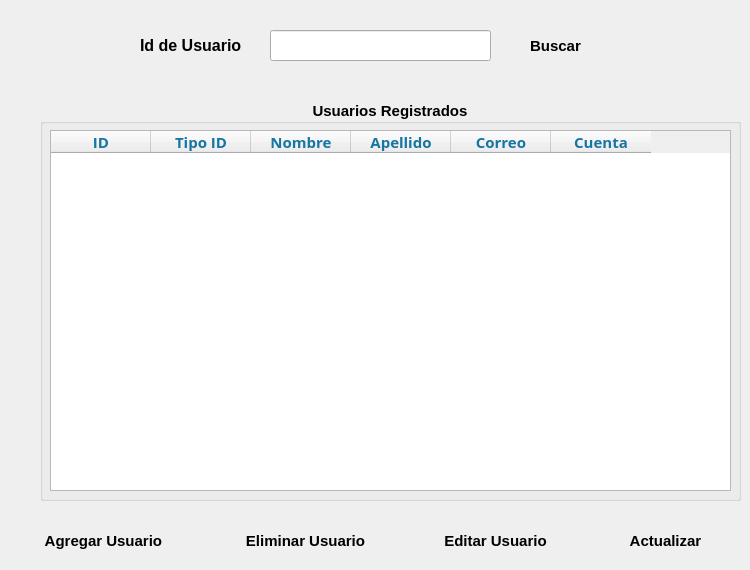
   <widget class="QWidget" name="pg_usuarios">
    <widget class="QPushButton" name="bt_refreshUsuario">
     <property name="geometry">
      <rect>
       <x>600</x>
       <y>520</y>
       <width>131</width>
       <height>41</height>
      </rect>
     </property>
     <property name="font">
      <font>
       <family>Nirmala UI</family>
       <pointsize>11</pointsize>
       <weight>75</weight>
       <bold>true</bold>
      </font>
     </property>
     <property name="cursor">
      <cursorShape>PointingHandCursor</cursorShape>
     </property>
     <property name="styleSheet">
      <string notr="true">QPushButton:hover
{
	border-style: solid;
   	background-color:#bbdefb;

}

QPushButton:pressed
{
	background-color:#0069c0;
}</string>
     </property>
     <property name="text">
      <string>Actualizar</string>
     </property>
     <property name="icon">
      <iconset>
       <normaloff>../Ventanas/Icons/recarga.png</normaloff>../Ventanas/Icons/recarga.png</iconset>
     </property>
     <property name="iconSize">
      <size>
       <width>30</width>
       <height>40</height>
      </size>
     </property>
     <property name="flat">
      <bool>true</bool>
     </property>
    </widget>
    <widget class="QPushButton" name="bt_buscarUsuario">
     <property name="geometry">
      <rect>
       <x>510</x>
       <y>30</y>
       <width>91</width>
       <height>31</height>
      </rect>
     </property>
     <property name="font">
      <font>
       <family>Nirmala UI</family>
       <pointsize>11</pointsize>
       <weight>75</weight>
       <bold>true</bold>
      </font>
     </property>
     <property name="cursor">
      <cursorShape>PointingHandCursor</cursorShape>
     </property>
     <property name="styleSheet">
      <string notr="true">QPushButton:hover
{
	border-style: solid;
   	background-color:#bbdefb;

}

QPushButton:pressed
{
	background-color:#0069c0;
}</string>
     </property>
     <property name="text">
      <string>Buscar</string>
     </property>
     <property name="icon">
      <iconset>
       <normaloff>../Ventanas/Icons/buscar.png</normaloff>../Ventanas/Icons/buscar.png</iconset>
     </property>
     <property name="iconSize">
      <size>
       <width>30</width>
       <height>50</height>
      </size>
     </property>
     <property name="flat">
      <bool>true</bool>
     </property>
    </widget>
    <widget class="QGroupBox" name="groupBox_4">
     <property name="geometry">
      <rect>
       <x>40</x>
       <y>100</y>
       <width>701</width>
       <height>401</height>
      </rect>
     </property>
     <property name="font">
      <font>
       <family>Nirmala UI</family>
       <pointsize>11</pointsize>
       <weight>75</weight>
       <bold>true</bold>
      </font>
     </property>
     <property name="title">
      <string>Usuarios Registrados</string>
     </property>
     <property name="alignment">
      <set>Qt::AlignCenter</set>
     </property>
     <widget class="QTableWidget" name="tb_vistaGeneral_2">
      <property name="geometry">
       <rect>
        <x>10</x>
        <y>30</y>
        <width>681</width>
        <height>361</height>
       </rect>
      </property>
      <property name="font">
       <font>
        <family>Open Sans</family>
        <weight>1</weight>
        <italic>false</italic>
        <bold>false</bold>
       </font>
      </property>
      <property name="styleSheet">
       <string notr="true">color : rgb(0,0,0);
font: 9 pt &quot;Open Sans&quot;</string>
      </property>
      <column>
       <property name="text">
        <string>ID</string>
       </property>
       <property name="font">
        <font>
         <family>Nirmala UI</family>
         <pointsize>11</pointsize>
         <weight>75</weight>
         <bold>true</bold>
        </font>
       </property>
       <property name="foreground">
        <brush brushstyle="SolidPattern">
         <color alpha="255">
          <red>22</red>
          <green>117</green>
          <blue>163</blue>
         </color>
        </brush>
       </property>
      </column>
      <column>
       <property name="text">
        <string>Tipo ID</string>
       </property>
       <property name="font">
        <font>
         <family>Nirmala UI</family>
         <pointsize>11</pointsize>
         <weight>75</weight>
         <bold>true</bold>
        </font>
       </property>
       <property name="foreground">
        <brush brushstyle="SolidPattern">
         <color alpha="255">
          <red>22</red>
          <green>117</green>
          <blue>163</blue>
         </color>
        </brush>
       </property>
      </column>
      <column>
       <property name="text">
        <string>Nombre</string>
       </property>
       <property name="font">
        <font>
         <family>Nirmala UI</family>
         <pointsize>11</pointsize>
         <weight>75</weight>
         <bold>true</bold>
        </font>
       </property>
       <property name="foreground">
        <brush brushstyle="SolidPattern">
         <color alpha="255">
          <red>22</red>
          <green>117</green>
          <blue>163</blue>
         </color>
        </brush>
       </property>
      </column>
      <column>
       <property name="text">
        <string>Apellido</string>
       </property>
       <property name="font">
        <font>
         <family>Nirmala UI</family>
         <pointsize>11</pointsize>
         <weight>75</weight>
         <bold>true</bold>
        </font>
       </property>
       <property name="foreground">
        <brush brushstyle="SolidPattern">
         <color alpha="255">
          <red>22</red>
          <green>117</green>
          <blue>163</blue>
         </color>
        </brush>
       </property>
      </column>
      <column>
       <property name="text">
        <string>Correo</string>
       </property>
       <property name="font">
        <font>
         <family>Nirmala UI</family>
         <pointsize>11</pointsize>
         <weight>75</weight>
         <bold>true</bold>
        </font>
       </property>
       <property name="foreground">
        <brush brushstyle="SolidPattern">
         <color alpha="255">
          <red>22</red>
          <green>117</green>
          <blue>163</blue>
         </color>
        </brush>
       </property>
      </column>
      <column>
       <property name="text">
        <string>Cuenta</string>
       </property>
       <property name="font">
        <font>
         <family>Nirmala UI</family>
         <pointsize>11</pointsize>
         <weight>75</weight>
         <bold>true</bold>
        </font>
       </property>
       <property name="foreground">
        <brush brushstyle="SolidPattern">
         <color alpha="255">
          <red>22</red>
          <green>117</green>
          <blue>163</blue>
         </color>
        </brush>
       </property>
      </column>
     </widget>
    </widget>
    <widget class="QPushButton" name="bt_eliminarUsuario">
     <property name="geometry">
      <rect>
       <x>220</x>
       <y>520</y>
       <width>171</width>
       <height>41</height>
      </rect>
     </property>
     <property name="font">
      <font>
       <family>Nirmala UI</family>
       <pointsize>11</pointsize>
       <weight>75</weight>
       <bold>true</bold>
      </font>
     </property>
     <property name="cursor">
      <cursorShape>PointingHandCursor</cursorShape>
     </property>
     <property name="styleSheet">
      <string notr="true">QPushButton:hover
{
	border-style: solid;
   	background-color:#bbdefb;

}

QPushButton:pressed
{
	background-color:#0069c0;
}</string>
     </property>
     <property name="text">
      <string>Eliminar Usuario</string>
     </property>
     <property name="icon">
      <iconset>
       <normaloff>../Ventanas/Icons/eliminar_usuario.png</normaloff>../Ventanas/Icons/eliminar_usuario.png</iconset>
     </property>
     <property name="iconSize">
      <size>
       <width>30</width>
       <height>50</height>
      </size>
     </property>
     <property name="flat">
      <bool>true</bool>
     </property>
    </widget>
    <widget class="QLineEdit" name="le_buscarUsuario">
     <property name="geometry">
      <rect>
       <x>270</x>
       <y>30</y>
       <width>221</width>
       <height>31</height>
      </rect>
     </property>
     <property name="font">
      <font>
       <family>Open Sans</family>
       <pointsize>9</pointsize>
      </font>
     </property>
     <property name="toolTip">
      <string/>
     </property>
     <property name="inputMask">
      <string/>
     </property>
     <property name="text">
      <string/>
     </property>
     <property name="placeholderText">
      <string/>
     </property>
    </widget>
    <widget class="QPushButton" name="bt_editarUsuario">
     <property name="geometry">
      <rect>
       <x>420</x>
       <y>520</y>
       <width>151</width>
       <height>41</height>
      </rect>
     </property>
     <property name="font">
      <font>
       <family>Nirmala UI</family>
       <pointsize>11</pointsize>
       <weight>75</weight>
       <bold>true</bold>
      </font>
     </property>
     <property name="cursor">
      <cursorShape>PointingHandCursor</cursorShape>
     </property>
     <property name="styleSheet">
      <string notr="true">QPushButton:hover
{
	border-style: solid;
   	background-color:#bbdefb;

}

QPushButton:pressed
{
	background-color:#0069c0;
}</string>
     </property>
     <property name="text">
      <string>Editar Usuario</string>
     </property>
     <property name="icon">
      <iconset>
       <normaloff>../Ventanas/Icons/editar_usuario.png</normaloff>../Ventanas/Icons/editar_usuario.png</iconset>
     </property>
     <property name="iconSize">
      <size>
       <width>30</width>
       <height>50</height>
      </size>
     </property>
     <property name="flat">
      <bool>true</bool>
     </property>
    </widget>
    <widget class="QPushButton" name="bt_addUsuario">
     <property name="geometry">
      <rect>
       <x>20</x>
       <y>520</y>
       <width>171</width>
       <height>41</height>
      </rect>
     </property>
     <property name="font">
      <font>
       <family>Nirmala UI</family>
       <pointsize>11</pointsize>
       <weight>75</weight>
       <bold>true</bold>
      </font>
     </property>
     <property name="cursor">
      <cursorShape>PointingHandCursor</cursorShape>
     </property>
     <property name="styleSheet">
      <string notr="true">QPushButton:hover
{
	border-style: solid;
   	background-color:#bbdefb;

}

QPushButton:pressed
{
	background-color:#0069c0;
}</string>
     </property>
     <property name="text">
      <string>Agregar Usuario </string>
     </property>
     <property name="icon">
      <iconset>
       <normaloff>../Ventanas/Icons/nuevo_usuario.png</normaloff>../Ventanas/Icons/nuevo_usuario.png</iconset>
     </property>
     <property name="iconSize">
      <size>
       <width>30</width>
       <height>50</height>
      </size>
     </property>
     <property name="flat">
      <bool>true</bool>
     </property>
    </widget>
    <widget class="QLabel" name="label_cerrarsesion_10">
     <property name="geometry">
      <rect>
       <x>140</x>
       <y>30</y>
       <width>101</width>
       <height>31</height>
      </rect>
     </property>
     <property name="font">
      <font>
       <family>Nirmala UI</family>
       <pointsize>12</pointsize>
       <weight>75</weight>
       <bold>true</bold>
      </font>
     </property>
     <property name="text">
      <string>&lt;html&gt;&lt;head/&gt;&lt;body&gt;&lt;p align=&quot;center&quot;&gt;&lt;span style=&quot; color:#000000;&quot;&gt;Id de Usuario&lt;/span&gt;&lt;/p&gt;&lt;/body&gt;&lt;/html&gt;</string>
     </property>
    </widget>
   </widget>
